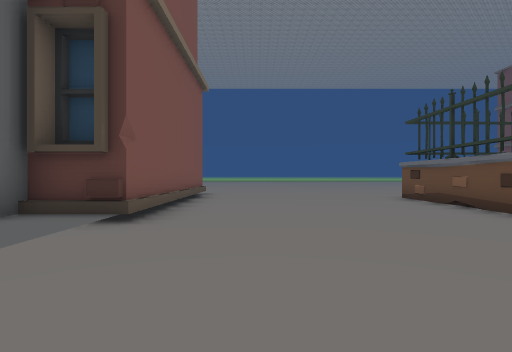
[1] (above)

12 first-person views from a walk through a scene from a Unity 3-D project. The camera is 1.3 m above the floor, looks level and sees 80° across. The floor is counted in squares, 2 m on a side. Each view is taken from the middle of a square. On the plan, view 1 faces up. The plan holds only what a view shows up to about 10 squares ahead; the rest is blank. The place goes on beyond the plan. Flat ground stands in for the terrain. The player is left out. Some animated figures are not drawn. Some surface patterns are stand-ins.

[2]
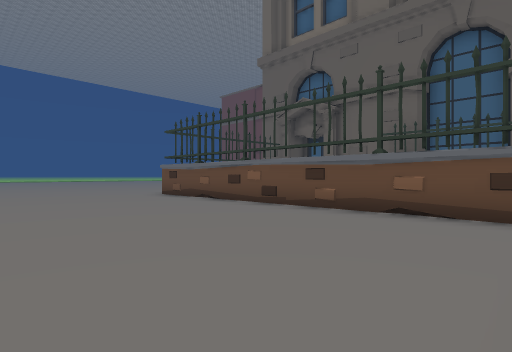

[3]
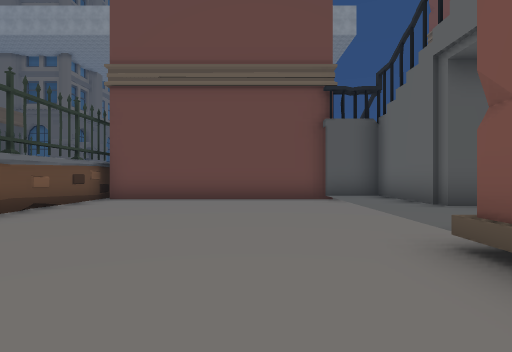

[4]
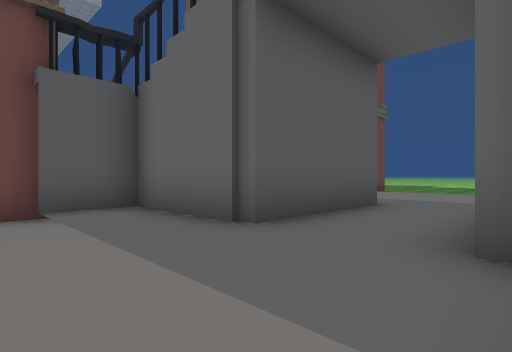

[5]
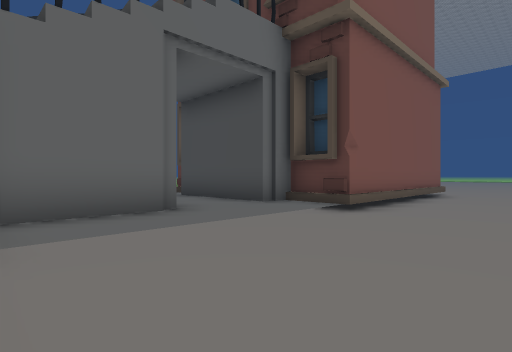

[6]
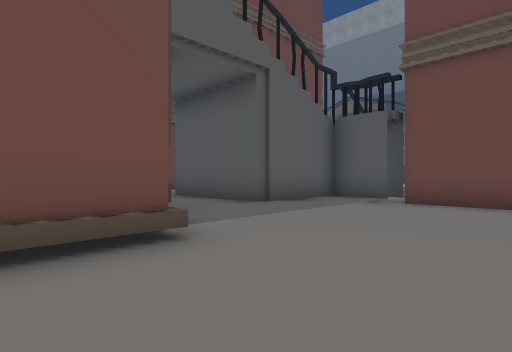

[7]
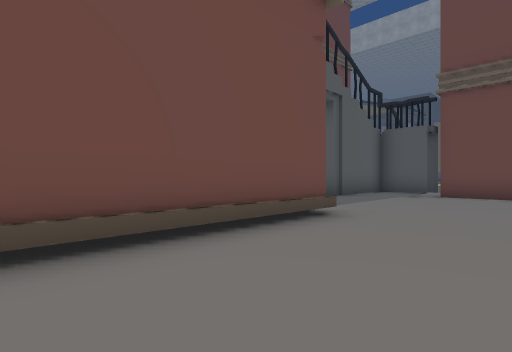

[8]
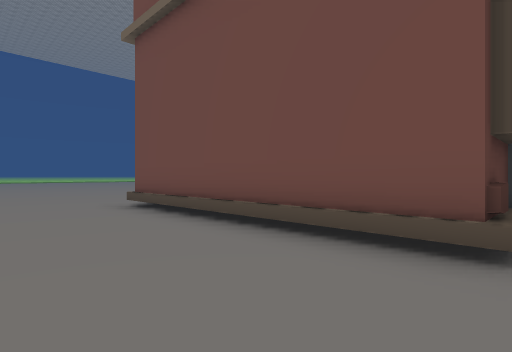

[9]
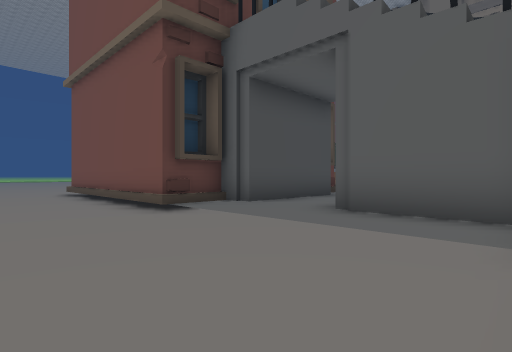

[10]
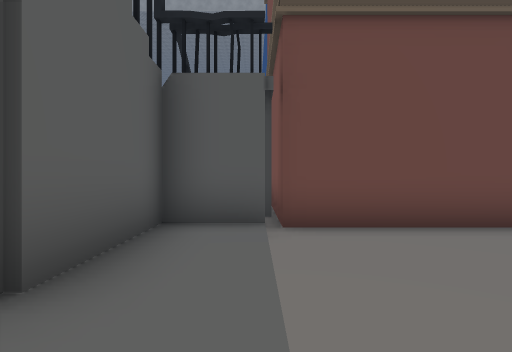

[11]
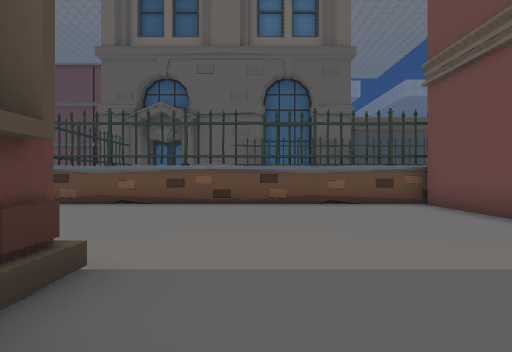

[12]
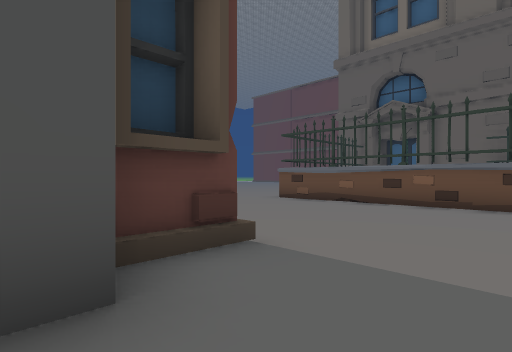

### Floor plan
Key: @ floor where view 1 was taken; # wall or solid block; . main floor; : floor 0.25 m higher than the main floor; / step, stairs or slope.
Columns run from 11 left of view 1 to 4 right of it. Each row starts with its distance up from view 1.
  9 ...#     #.....#
  8 ...#     #.....#
  7 ...#     #.....#
  6 ...#     #.....#
  5 ...### ###.....#
  4 .../:###:/.....#
  3 .../:::::/.....#
  2 .../:::::/.....#
  1 .../:###:/.....#
  0 .../:###:/.@...#
 -1 .../:###:/.....#
 -2 ###### #########
 -3   #:
 -4   #
 -5   #

Where each view was taken, in squares from view 1:
view 1: 0 up, 0 right, facing up
view 2: 1 down, 1 left, facing up-right
view 3: 7 up, 0 right, facing down
view 4: 4 up, 1 left, facing down-left
view 5: 1 down, 1 right, facing up-left
view 6: 6 up, 11 left, facing down-right
view 7: 9 up, 11 left, facing down-right
view 8: 4 up, 11 left, facing up-right
view 9: 1 down, 11 left, facing up-right
view 10: 3 up, 8 left, facing down
view 11: 3 up, 4 left, facing right
view 12: 2 up, 4 left, facing up-right
